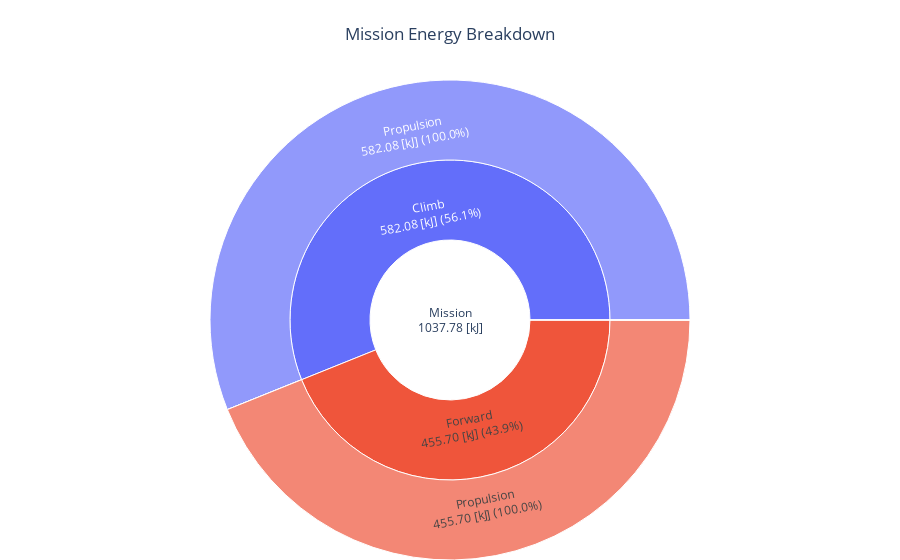

Notebook code cell kept with this figure:
### Code cell
# Design mission
fig = energy_breakdown_sun_plot_drone(OUTPUT_FILE)
fig.show()

### Figure 1 — Plotly figure (JSON) as saved in the notebook; plotly's stock layout.template omitted (floating-point values rounded to 4 significant figures)
{"data": [{"branchvalues": "total", "labels": ["Mission<br>1037.78 [kJ]", "Climb<br>582.08 [kJ] (56.1%)", "Propulsion<br>582.08 [kJ] (100.0%)", "Payload<br>0.00 [kJ] (0.0%)", "Avionics<br>0.00 [kJ] (0.0%)", "Hover<br>0.00 [kJ] (0.0%)", "Propulsion<br>0.00 [kJ] (0%)", "Payload<br>0.00 [kJ] (0%)", "Avionics<br>0.00 [kJ] (0%)", "Forward<br>455.70 [kJ] (43.9%)", "Propulsion<br>455.70 [kJ] (100.0%)", "Payload<br>0.00 [kJ] (0.0%)", "Avionics<br>0.00 [kJ] (0.0%)"], "parents": ["", "Mission<br>1037.78 [kJ]", "Climb<br>582.08 [kJ] (56.1%)", "Climb<br>582.08 [kJ] (56.1%)", "Climb<br>582.08 [kJ] (56.1%)", "Mission<br>1037.78 [kJ]", "Hover<br>0.00 [kJ] (0.0%)", "Hover<br>0.00 [kJ] (0.0%)", "Hover<br>0.00 [kJ] (0.0%)", "Mission<br>1037.78 [kJ]", "Forward<br>455.70 [kJ] (43.9%)", "Forward<br>455.70 [kJ] (43.9%)", "Forward<br>455.70 [kJ] (43.9%)"], "type": "sunburst", "values": [1038.0, 582.1, 582.1, 0, 0, 0, 0, 0, 0, 455.7, 455.7, 0, 0]}], "layout": {"margin": {"b": 0, "l": 0, "r": 0, "t": 80}, "title": {"text": "Mission Energy Breakdown", "x": 0.5}}}
